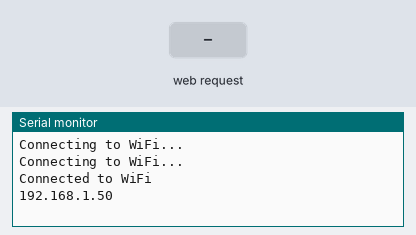
The sketch below on a simulated ESP32. Shown: the last lines printed to the serial monitor. Inputs (shaded band) come from the test bench. WiFi joins after 1.5 s; servers stay silent unless stated.

Above: at 3.2 s.
3.3 s: HTTP request GET /set?onTime=1&offTime=1 received
At 4.4 s:
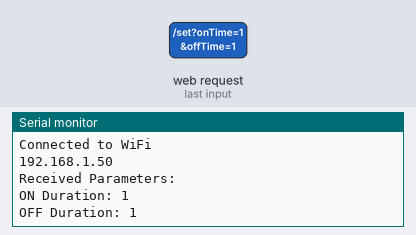
4.8 s: HTTP request GET /set?onTime=120&offTime=120 received
At 5.5 s:
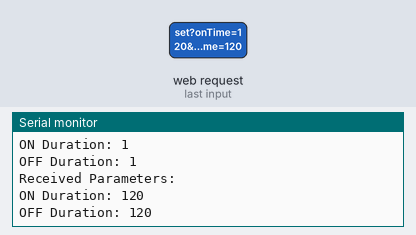

The sketch:

blink_param.ino
```cpp
#include <WiFi.h>
#include <ESPAsyncWebServer.h>

// WiFi credentials
const char* ssid = "kylogav";
const char* password = "091097";

// Create an AsyncWebServer object
AsyncWebServer server(80);

void setup() {
  Serial.begin(115200);

  // Connect to WiFi
  WiFi.begin(ssid, password);
  while (WiFi.status() != WL_CONNECTED) {
    delay(1000);
    Serial.println("Connecting to WiFi...");
  }
  Serial.println("Connected to WiFi");
  Serial.println(WiFi.localIP());

  // Define route for form
  server.on("/", HTTP_GET, [](AsyncWebServerRequest *request) {
    request->send(200, "text/html",
                  "<!DOCTYPE HTML>"
                  "<html>"
                  "<h1>LED Blink Parameters</h1>"
                  "<form action=\"/set\" method=\"GET\">"
                  "ON Duration (ms): <input type=\"number\" name=\"onTime\"><br>"
                  "OFF Duration (ms): <input type=\"number\" name=\"offTime\"><br>"
                  "<input type=\"submit\" value=\"Set\">"
                  "</form>"
                  "</html>");
  });

  // Route to handle form submission
  server.on("/set", HTTP_GET, [](AsyncWebServerRequest *request) {
    String onTime = request->getParam("onTime")->value();
    String offTime = request->getParam("offTime")->value();

    Serial.println("Received Parameters:");
    Serial.print("ON Duration: ");
    Serial.println(onTime);
    Serial.print("OFF Duration: ");
    Serial.println(offTime);

    request->send(200, "text/html",
                  "<!DOCTYPE HTML>"
                  "<html>"
                  "<h1>Parameters Updated</h1>"
                  "<p>ON Duration: " + onTime + " ms</p>"
                  "<p>OFF Duration: " + offTime + " ms</p>"
                  "</html>");
  });

  // Start server
  server.begin();
}

void loop() {}
```

Measured:
- after the input at 3.3 s, the serial monitor: prints a new line at once (image 1)
- after the input at 4.8 s, the serial monitor: prints a new line at once (image 2)
